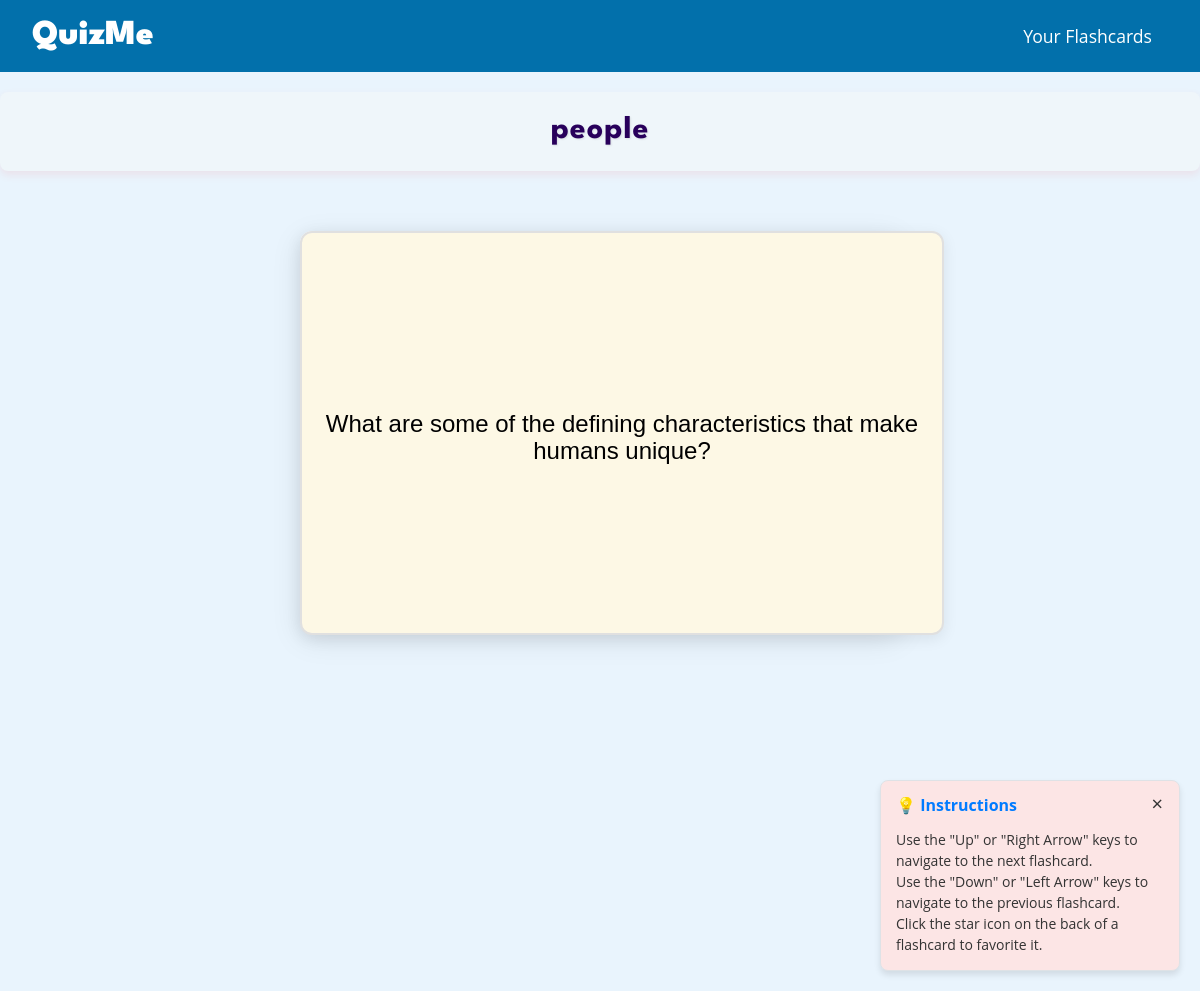
The app's page /single-flashcard/people (signed in) with its own data.
### app.py (models this page shows, shortened)
class FlashcardSet(db.Model):
    id = db.Column(db.Integer, primary_key=True)
    name = db.Column(db.String(100), nullable=False)
    user_id = db.Column(db.Integer, db.ForeignKey('user.id'), nullable=False)
    flashcards = db.relationship('Flashcard', backref='flashcard_set', lazy=True, cascade='all, delete-orphan')  # Add cascade option

class Flashcard(db.Model):
    id = db.Column(db.Integer, primary_key=True)
    front = db.Column(db.String(100), nullable=False)
    back = db.Column(db.String(100), nullable=False)
    flashcard_set_id = db.Column(db.Integer, db.ForeignKey('flashcard_set.id', ondelete='CASCADE'), nullable=False)  # Add ondelete option

### app.py (the view)
@app.route('/single-flashcard/<flashcard_set_name>')
def single_flashcard(flashcard_set_name):
    if 'user_id' not in session:
        return render_template('login.html', error_message="Please log in to access your flashcards.")
    user_id = session['user_id']
    user = User.query.get(user_id)
    flashcard_set = FlashcardSet.query.filter_by(name=flashcard_set_name, user=user).first()
    if flashcard_set:
        flashcards = flashcard_set.flashcards
        return render_template('single-flashcard.html', flashcards=flashcards, flashcard_set_name=flashcard_set_name)
    else:
        return "Flashcard set not found"

### templates/single-flashcard.html (shortened to what this page needs)
<!DOCTYPE html>
<html lang="en">
<head>
  <link rel="stylesheet" href="https://cdnjs.cloudflare.com/ajax/libs/normalize/8.0.1/normalize.min.css" />
  <link rel="stylesheet" href="{{ url_for('static', filename='css/style.css') }}">
</head>
<body>
  <header>
    <a href="{{ url_for('index') }}" class="logo-link">
      <div class="logo-container">
        <h1><b>QuizMe</b></h1>
      </div>
    </a>
    <nav>
      <div class="nav-container">
        <ul class="nav-links">
        <li><a href="{{ url_for('your_flashcards') }}"> Your Flashcards </a></li>
        </ul>
      </div>
    </nav>
  </header>
  <div class="instructions-card">
    <button class="close-button">&times;</button>
    <h4>💡 Instructions</h4>
    <p>
      Use the "Up" or "Right Arrow" keys to navigate to the next flashcard.<br>
      Use the "Down" or "Left Arrow" keys to navigate to the previous flashcard.<br>
      Click the star icon on the back of a flashcard to favorite it.
    </p>
  </div>
  <div class="title_of_flashcard_set">
    <h2>{{ flashcard_set_name }}</h2>
  </div>
  <div class="wrapper">
    {% for flashcard in flashcards %}
    <div class="card-design">
      <div class="front">
        <p>{{ flashcard.front }}</p>
      </div>
      <div class="back">
        <p>{{ flashcard.back }}</p>
        <button class="favorite-button">&#9733;</button>
      </div>
    </div>
    {% endfor %}
</body>
</html>

### static/css/style.css (style rules this page uses)
.logo-link { text-decoration: none; color: inherit; }
.logo-container { cursor: pointer; }
body { font-family: 'Open Sans', sans-serif; margin: 0; padding: 0; box-sizing: border-box; background-color: #e9f4fd; }
header { background-color: rgb(2, 112, 171); color: #fff; padding: 1rem 2rem; display: flex; justify-content: space-between; align-items: center; }
.logo-container h1 { margin: 0; font-size: 2.2rem; font-family: 'League Spartan', sans-serif; }
nav { display: flex; align-items: center; position: relative; }
.nav-container { display: flex; align-items: center; }
.nav-links { list-style: none; margin: 0; padding: 0; display: flex; margin-left: auto; }
.nav-links li { margin: 0 1rem; }
.nav-links a { color: #fff; text-decoration: none; font-size: 1.1rem; transition: color 0.3s; }
:root { --primary-color: #4a90e2; --secondary-color: #f5f7fa; --text-color: #333; --border-color: #e0e0e0; }
h4 { color: var(--primary-color); margin-bottom: 15px; }
p { margin-bottom: 15px; }
.instructions-card { position: fixed; bottom: 20px; right: 20px; width: 90%; max-width: 300px; padding: 15px; background-color: #fce5e5; border: 1px solid #dee2e6; border-radius: 8px; box-shadow: 0 4px 6px rgba(0, 0, 0, 0.1); font-size: 14px; color: #333; box-sizing: border-box; z-index: 1000; }
.close-button { position: absolute; top: 10px; right: 10px; background: none; border: none; font-size: 20px; color: #333; cursor: pointer; }
.instructions-card h4 { margin-top: 0; font-size: 16px; color: #007BFF; }
.instructions-card p { margin: 0; line-height: 1.5; font-size: 14px; }
.title_of_flashcard_set { text-align: center; margin: 20px 0; padding: 20px 0; font-family: 'League Spartan', sans-serif; border-radius: 8px; box-shadow: 0 4px 8px rgba(255, 70, 70, 0.1); background-color: #eff6fa; }
.title_of_flashcard_set h2 { font-size: 2rem; font-weight: 700; color: #28005b; letter-spacing: 1px; text-shadow: 1px 1px 2px rgba(0, 0, 0, 0.1); margin: 0; line-height: 1.2; }
.wrapper { max-width: 800px; margin: 0 auto; text-align: center; display: flex; flex-direction: column; justify-content: flex-start; align-items: center; min-height: 100vh; padding: 20px; box-sizing: border-box; }
.card-design { width: 100%; max-width: 600px; height: 400px; position: relative; perspective: 1000px; box-shadow: 0 8px 30px rgba(0, 0, 0, 0.1); border-radius: 12px; transition: transform 0.6s ease; background: linear-gradient(145deg, #ffffff, #f0f0f0); display: flex; justify-content: center; align-items: center; margin-top: 20px; margin-bottom: 20px; }
.front, .back { width: 100%; height: 100%; border-radius: 12px; position: absolute; top: 0; left: 0; backface-visibility: hidden; display: flex; justify-content: center; align-items: center; font-size: 24px; transition: transform 0.6s ease; box-shadow: 0 4px 15px rgba(0, 0, 0, 0.08); }
.front { background-color: #ffffff; border: 2px solid #e0e0e0; font-family:'Lucida Sans', 'Lucida Sans Regular', 'Lucida Grande', 'Lucida Sans Unicode', Geneva, Verdana, sans-serif; background-color: #fdf8e5; padding: 0 20px; }
.back { background-color: #effde9; color: #d32121; font-family:'Lucida Sans', 'Lucida Sans Regular', 'Lucida Grande', 'Lucida Sans Unicode', Geneva, Verdana, sans-serif; font-size: 2em; border: 2px solid #e0e0e0; transform: rotateY(180deg); padding: 0 20px; }
.favorite-button { background: none; border: none; font-size: 28px; color: #333; cursor: pointer; position: absolute; bottom: 15px; right: 15px; }

### records on screen
FlashcardSet: name "people"
Flashcard: front "What are some of the defining characteristics that make humans unique?"
